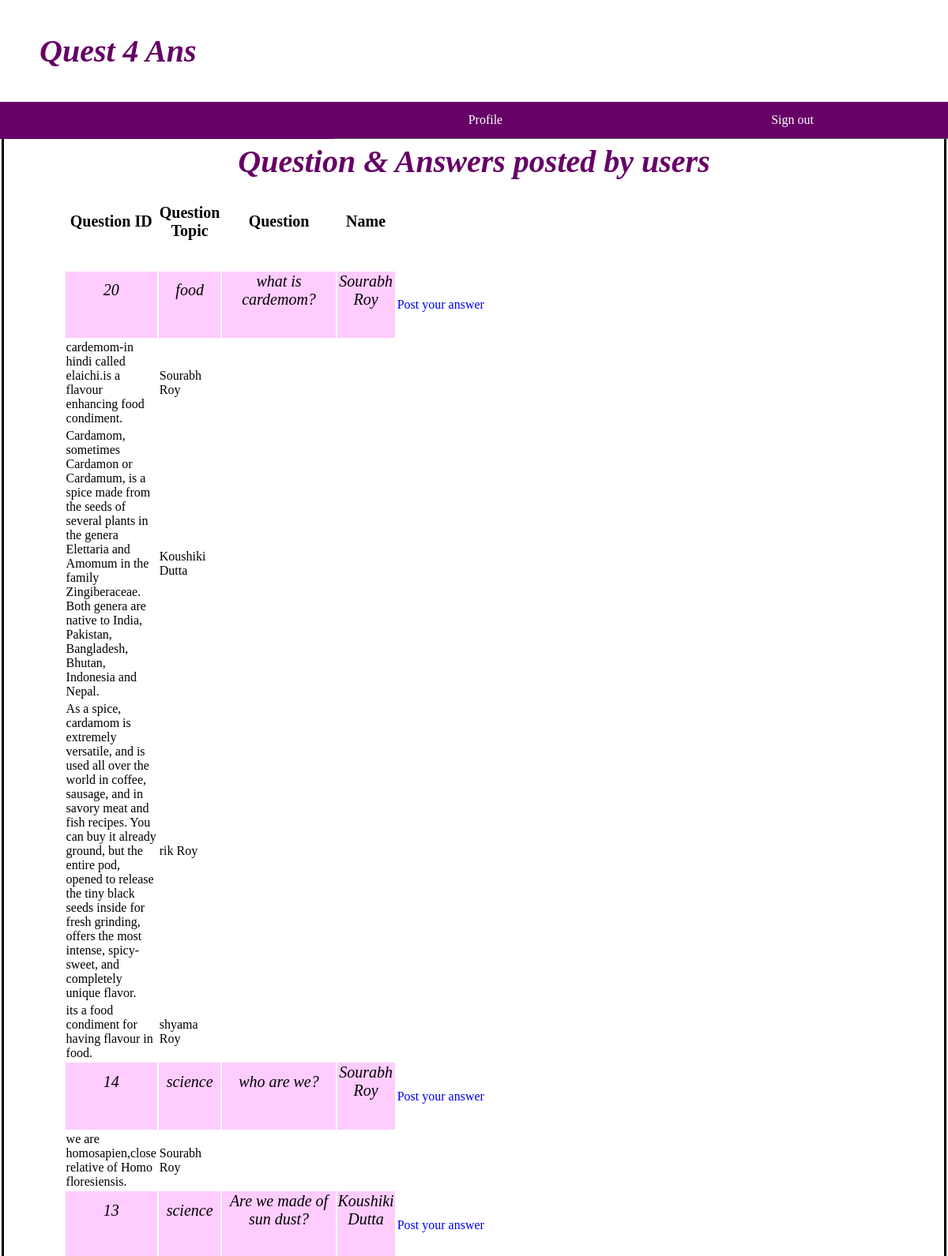
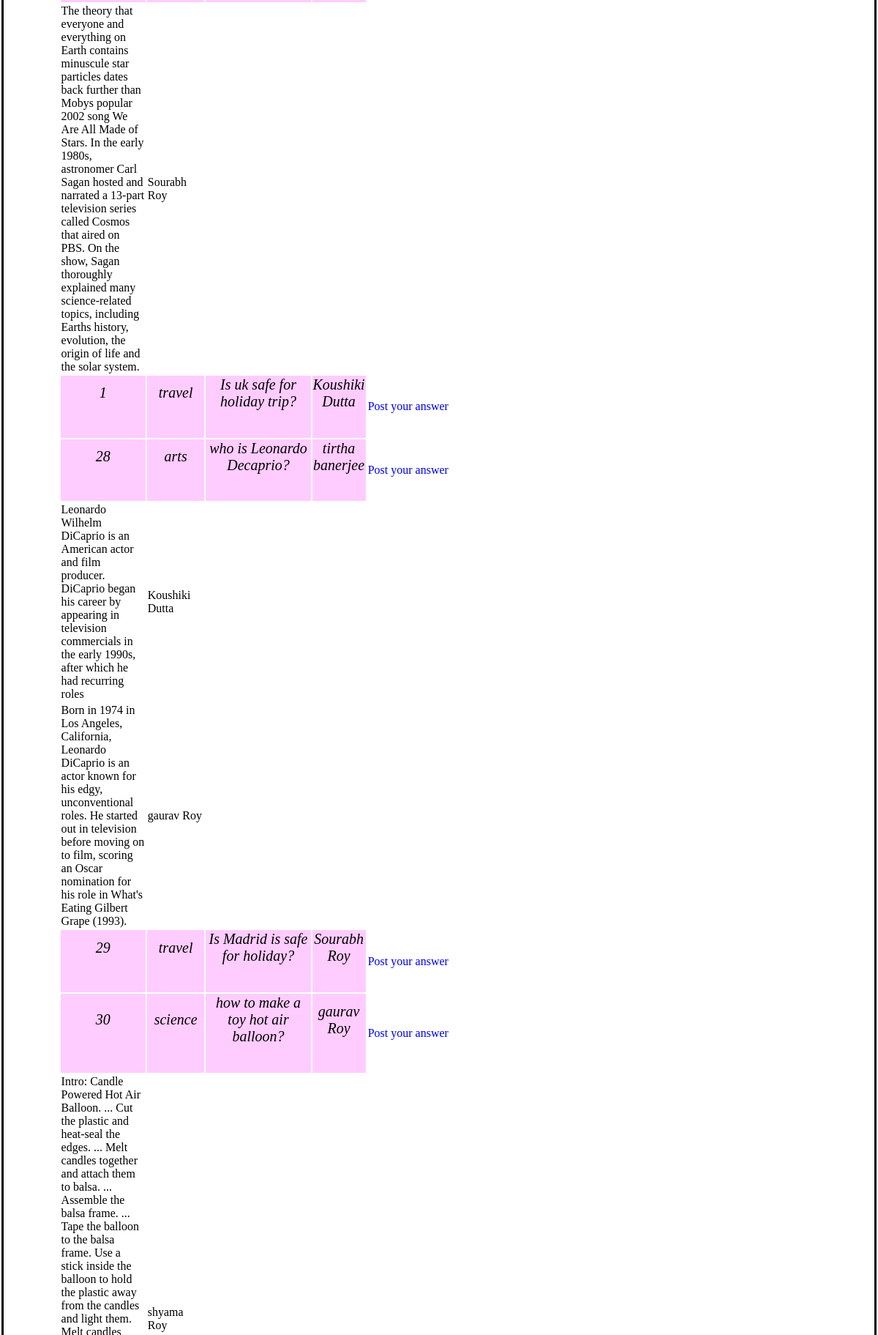
The app's page /home.php (upper part) with its own data (2 pictures, top to bottom).
### tables this page shows
CREATE TABLE `ques_bank` (
  `ques_id` int(10) UNSIGNED NOT NULL,
  `ques_topic` varchar(20) NOT NULL,
  `ques` mediumtext NOT NULL,
  `usrname` varchar(20) NOT NULL
);

CREATE TABLE `account` (
  `first_name` varchar(20) NOT NULL,
  `last_name` varchar(20) NOT NULL,
  `mobile_number` bigint(11) UNSIGNED NOT NULL,
  `email_id` varchar(40) NOT NULL,
  `usrname` varchar(20) NOT NULL,
  `pswd` varchar(20) NOT NULL,
  `age` tinyint(3) NOT NULL,
  `sex` varchar(7) NOT NULL,
  `proffession` varchar(20) NOT NULL
);

CREATE TABLE `ans_bank` (
  `ques_id` int(10) UNSIGNED NOT NULL,
  `ans` longtext NOT NULL,
  `usrname` varchar(20) NOT NULL,
  `id` int(10) UNSIGNED NOT NULL
);

### home.php (the view, shortened to what this page needs)
<html>
<head>
</head>
	<body>
<go>
<header>
	<p>Quest 4 Ans</p>
</header>
<ul id="up">
  <li id="pu"><a href="signout.php">Sign out</a></li>
  <li id="pu"><a href="profile2.php">Profile</a></li>
</ul>
</go>
<div>
<h1 align='center' style=' color:#660066; font: italic bold 40px Georgia, serif;'>Question & Answers posted by users</h1>
<?php
$a=$_SESSION['usrname'];
if($k = mysql_query("SELECT `account`.`usrname`,`ques_id`,`ques_topic`,`ques`,`first_name`,`last_name` FROM `ques_bank`,`account` WHERE `ques_bank`.`usrname`=`account`.`usrname`"))
{
echo
"<table id='t'>
<tr>
<th id='a'>Question ID</th>
<th id='a'>Question Topic</th>
<th id='a'>Question</th>
<th id='a'>Name</th>
</tr>";
while($row = mysql_fetch_array($k, MYSQL_ASSOC))
{
$cc="{$row['usrname']}";
$dd="{$row['ques_id']}";
echo
"<tr>
<td id='yy'>{$row['ques_id']}</td>
<td id='yy'>{$row['ques_topic']}</td>
<td id='yy'>{$row['ques']}</td>
<td id='yy'>{$row['first_name']} {$row['last_name']}</td>";
if(!($cc==$a))
{
echo "<td><a style='text-decoration: none;' href='post_ans.php'>Post your answer</a></td></tr>";
}
else
{
echo "</tr>";
}
if($w = mysql_query("SELECT `ques_id`,`ans`,`first_name`,`last_name` FROM `account`,`ans_bank` WHERE `ans_bank`.`usrname`=`account`.`usrname` and `ans_bank`.`ques_id`='$dd'"))
{
while($row1 = mysql_fetch_array($w, MYSQL_ASSOC))
{
echo "<tr>
<td>{$row1['ans']}</td>
<td>{$row1['first_name']} {$row1['last_name']}</td>
</tr>";
}
}
}
}
echo "</table>";
?>
</div>
</body>
</html>

### home.php (style rules this page uses)
body { margin:0; }
go { position:fixed;width:100%; }
header { background-color:white; font: italic bold 40px Georgia, serif; color:#660066; padding-top:1px; padding-bottom:1px; padding-left:50px; padding-right:30px; }
#a { text-align: center; padding-bottom: 1cm; width: 50px; font-size: 125%; }
#yy { text-align: center; padding-bottom: 1cm; width: 0px; font: italic 20px Georgia, serif; background-color: #ffccff; }
table#t { margin-left:2cm; width:80%; }
ul#up { list-style-type: none; margin: 0px 0px; padding: 0; overflow: hidden; background-color: #660066; top: 0; width: 100%; left:0; }
#pu { float: right; }
#pu a { border-bottom: 1px solid #555; display: block; white-space: nowrap; color: white; text-align: center; padding: 14px 170px; text-decoration: none; }
div { border: 3px solid black; padding-top: 4cm; margin-top: 0px; margin-bottom: 0px; margin-right: 2px; margin-left: 2px; }

### records on screen
ques_bank: ques_id "20", ques_topic "food", ques "what is cardemom?", account.first_name "Sourabh", account.last_name "Roy"
account: ans_bank.ans "cardemom-in hindi called elaichi.is a flavour enhancing food condiment.", first_name "Sourabh", last_name "Roy", ans_bank.ans "we are homosapien,close relative of Homo floresiensis.", ans_bank.ans "The theory that everyone and everything on Earth contains minuscule star particles dates back further than Mobys popular 2002 song We Are All Made of Stars. In the early 1980s, astronomer Carl Sagan hosted and narrated a 13-part television series called Cosmos that aired on PBS. On the show, Sagan thoroughly explained many science-related topics, including Earths history, evolution, the origin of life and the solar system."
account: ans_bank.ans "Cardamom, sometimes Cardamon or Cardamum, is a spice made from the seeds of several plants in the genera Elettaria and Amomum in the family Zingiberaceae. Both genera are native to India, Pakistan, Bangladesh, Bhutan, Indonesia and Nepal.", first_name "Koushiki", last_name "Dutta", ans_bank.ans "Leonardo Wilhelm DiCaprio is an American actor and film producer. DiCaprio began his career by appearing in television commercials in the early 1990s, after which he had recurring roles"
account: ans_bank.ans "As a spice, cardamom is extremely versatile, and is used all over the world in coffee, sausage, and in savory meat and fish recipes. You can buy it already ground, but the entire pod, opened to release the tiny black seeds inside for fresh grinding, offers the most intense, spicy-sweet, and completely unique flavor.", first_name "rik", last_name "Roy"
account: ans_bank.ans "its a food condiment for having flavour in food.", first_name "shyama", last_name "Roy"
ques_bank: ques_id "14", ques_topic "science", ques "who are we?", account.first_name "Sourabh", account.last_name "Roy"
ques_bank: ques_id "13", ques_topic "science", ques "Are we made of sun dust?", account.first_name "Koushiki", account.last_name "Dutta"
ques_bank: ques_id "1", ques_topic "travel", ques "Is uk safe for holiday trip?", account.first_name "Koushiki", account.last_name "Dutta"
ques_bank: ques_id "28", ques_topic "arts", ques "who is Leonardo Decaprio?", account.first_name "tirtha", account.last_name "banerjee"
account: ans_bank.ans "Born in 1974 in Los Angeles, California, Leonardo DiCaprio is an actor known for his edgy, unconventional roles. He started out in television before moving on to film, scoring an Oscar nomination for his role in What's Eating Gilbert Grape (1993).", first_name "gaurav", last_name "Roy"
ques_bank: ques_id "29", ques_topic "travel", ques "Is Madrid is safe for holiday?", account.first_name "Sourabh", account.last_name "Roy"
ques_bank: ques_id "30", ques_topic "science", ques "how to make a toy hot air balloon?", account.first_name "gaurav", account.last_name "Roy"
